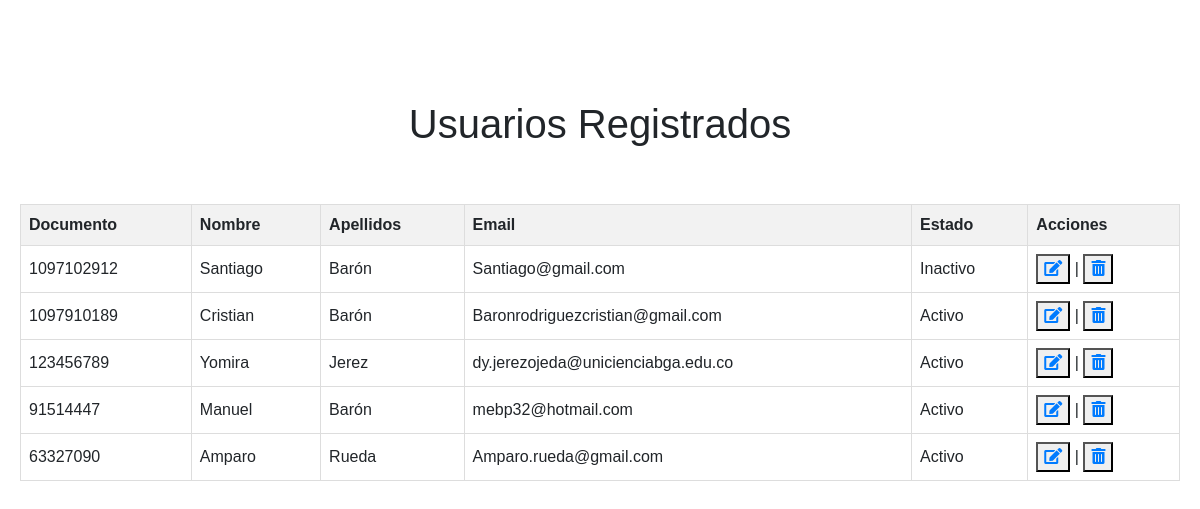
Screenshot of /CRUD/Tabla_usuarios.php with the database file from the repository.
### tables this page shows
CREATE TABLE `personas` (
  `id_per` int(11) NOT NULL,
  `documento_per` varchar(15) NOT NULL,
  `nombre_per` varchar(30) DEFAULT NULL,
  `apellidos_per` varchar(30) DEFAULT NULL,
  `fechanacimiento` date DEFAULT NULL,
  `email_per` varchar(100) DEFAULT NULL,
  `telefono_per` varchar(15) DEFAULT NULL,
  `foto_per` varchar(100) DEFAULT NULL,
  `estado_per` char(10) DEFAULT NULL,
  `password_per` varchar(50) DEFAULT NULL,
  `codigo_tip` int(11) DEFAULT NULL,
  `codigo_sem` int(11) DEFAULT NULL
);

### CRUD/Tabla_usuarios.php (the view, shortened to what this page needs)
<?php
include("../conexion.php");
$sql = "SELECT documento_per, nombre_per, apellidos_per, fechanacimiento, email_per, telefono_per, estado_per, password_per FROM personas";
$result = $conn->query($sql);
?>
<!DOCTYPE html>
<html>
<head>
</head>
<link rel="stylesheet" href="https://cdnjs.cloudflare.com/ajax/libs/font-awesome/5.15.4/css/all.min.css">
<link rel="stylesheet" href="https://stackpath.bootstrapcdn.com/bootstrap/4.5.2/css/bootstrap.min.css">
<link rel="stylesheet" href="tabla_usuarios.css">
</head>
<body>
    <h1>Usuarios Registrados</h1>
    <br></br>
    <table>
        <tr>
            <th>Documento</th>
            <th>Nombre</th>
            <th>Apellidos</th>
            <th>Email</th>
            <th>Estado</th>
            <th>Acciones</th>
        </tr>
        <?php
        if ($result->num_rows > 0) {
            while($row = $result->fetch_assoc()) {
                echo "<tr>";
                echo "<td>" . $row["documento_per"] . "</td>";
                echo "<td>" . $row["nombre_per"] . "</td>";
                echo "<td>" . $row["apellidos_per"] . "</td>";
                echo "<td>" . $row["email_per"] . "</td>";
                echo "<td>" . $row["estado_per"] . "</td>";
                echo '<td><button><a href="editar.php?id=' . $row["documento_per"] . '"><i class="fas fa-edit"></i></a></button> | <button><a href="eliminar.php?id=' . $row["documento_per"] . '"><i class="fas fa-trash-alt"></i></a></button></td>';
                echo "</tr>";
            }
        } else {
            echo "<tr><td colspan='12'>0 resultados</td></tr>";
        }
        ?>
    </table>
</body>
</html>

### CRUD/tabla_usuarios.css (style rules this page uses)
body { font-family: Arial, sans-serif; margin: 20px; margin-top: 100px; }
h1 { text-align: center; }
table { width: 100%; border-collapse: collapse; }
table, th, td { border: 1px solid #ddd; padding: 8px; }
th { background-color: #f2f2f2; }

### rows the page displays
personas: documento_per "1097102912", nombre_per "Santiago", apellidos_per "Barón", email_per "Santiago@gmail.com", estado_per "Inactivo"
personas: documento_per "1097910189", nombre_per "Cristian", apellidos_per "Barón", email_per "Baronrodriguezcristian@gmail.com", estado_per "Activo"
personas: documento_per "123456789", nombre_per "Yomira", apellidos_per "Jerez", email_per "dy.jerezojeda@unicienciabga.edu.co", estado_per "Activo"
personas: documento_per "91514447", nombre_per "Manuel", apellidos_per "Barón", email_per "mebp32@hotmail.com", estado_per "Activo"
personas: documento_per "63327090", nombre_per "Amparo", apellidos_per "Rueda", email_per "Amparo.rueda@gmail.com", estado_per "Activo"
